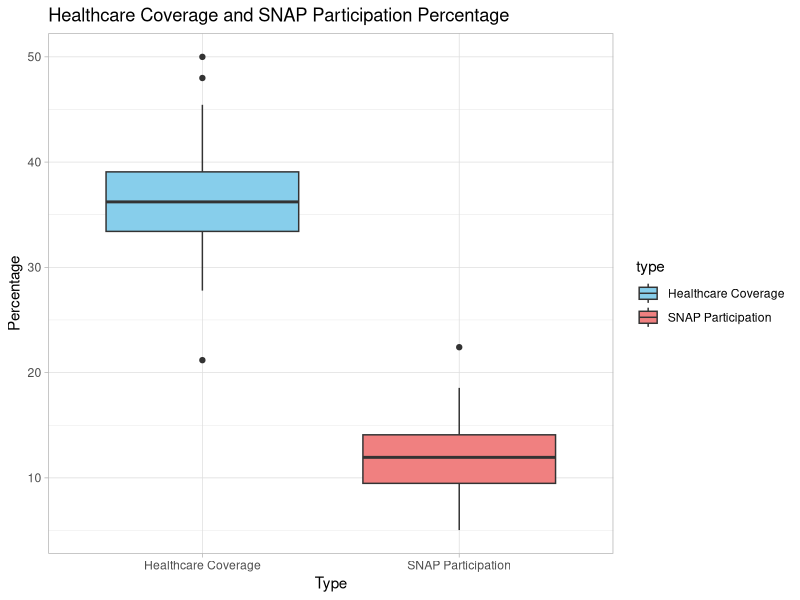
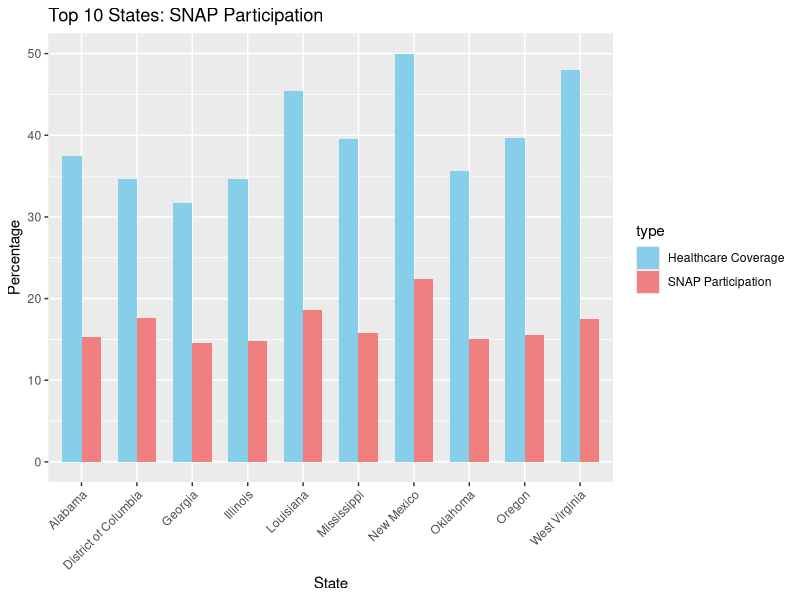
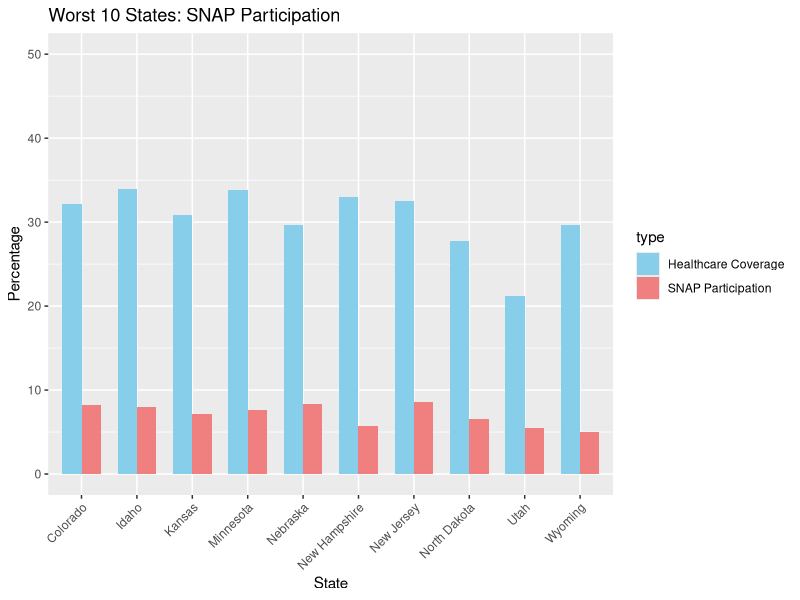
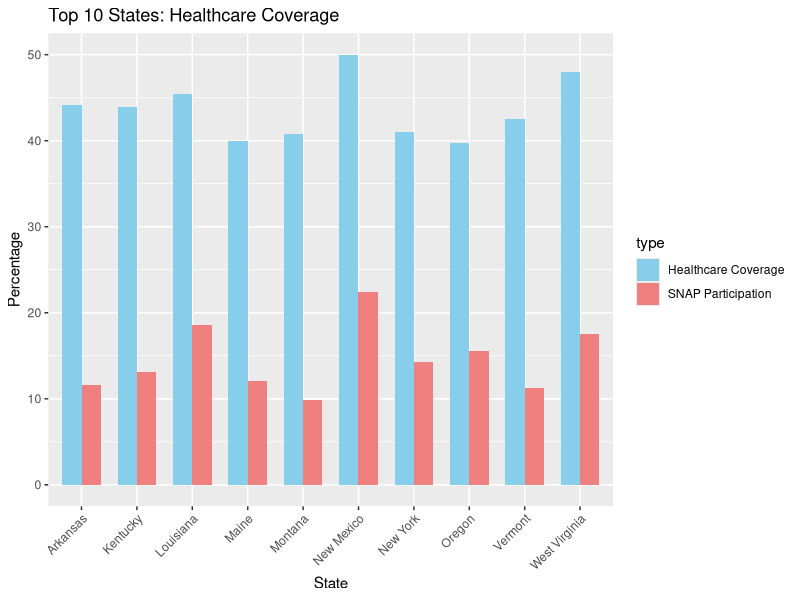
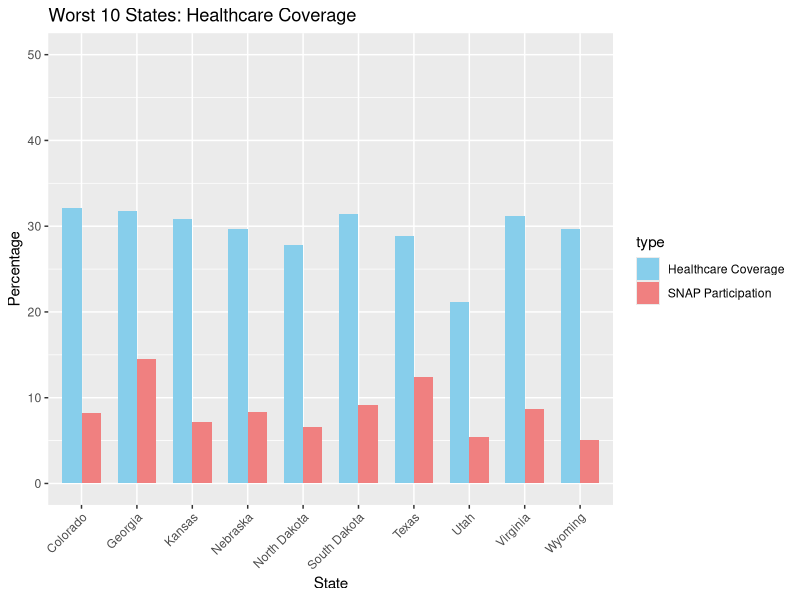
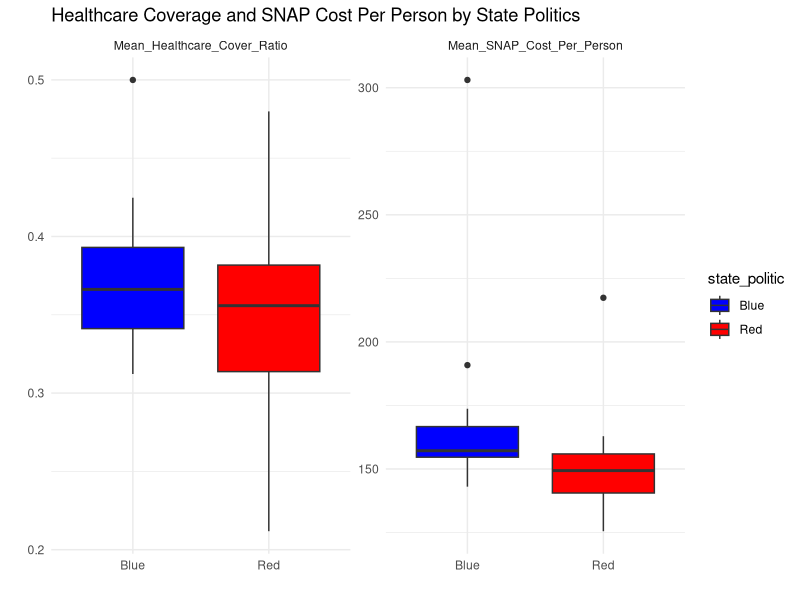
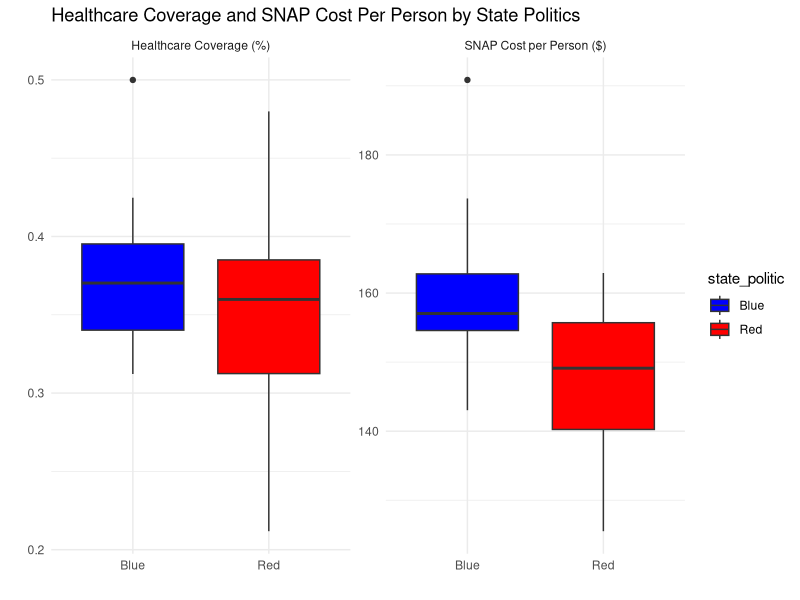
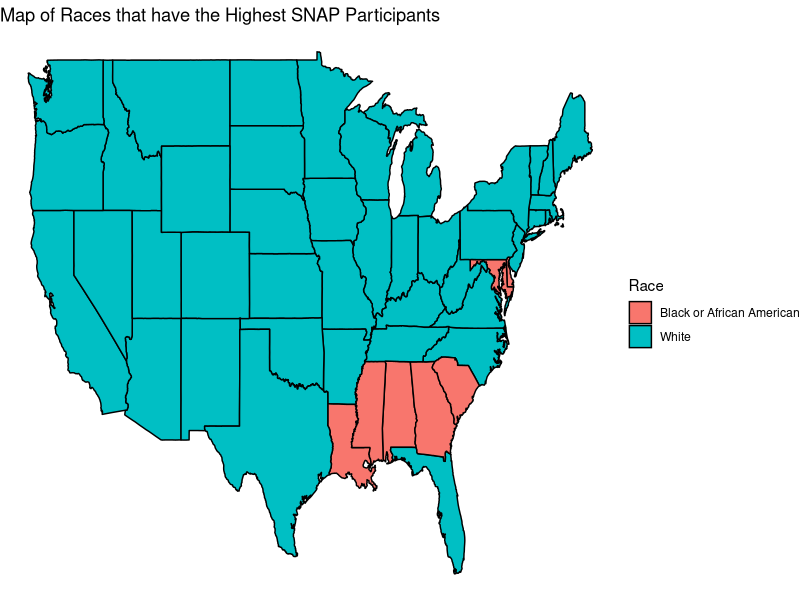

Recreate these plots in R, in order. (Note: this script raises an error after producing the figures.)
## ---- chunk 1

library(tidyverse)
merged_data <- read_delim("merged_data.csv")
 
## ---- chunk 2
#I took the average of Total(population) for each state across the years to calculate the Average Population for each state. Then I added it to a new dataframe named SNAP_healthcare.
SNAP_healthcare <- merged_data %>%
  group_by(State) %>%
  summarise(`Average Population` = mean(`Total`))
## ---- chunk 3
#I took the average of SNAP Persons Participation for each state across the years. Then divided that by the Average Population to get the percentage of average SNAP participation for each state.
SNAP_participation <- merged_data %>%
  group_by(State) %>%
  summarise(Average_SNAP_Persons = mean(`SNAP Persons Participation`))

SNAP_healthcare <- left_join(SNAP_healthcare, SNAP_participation, by = "State")

SNAP_healthcare$snap_participation_percent <- (SNAP_healthcare$Average_SNAP_Persons / SNAP_healthcare$`Average Population`) * 100

head(SNAP_healthcare)
## ---- chunk 4
#Calculating the percentage of healthcare coverage for each state, and then computing the average healthcare coverage across all the years.
healthcare_coverage <- merged_data %>%
  mutate(Healthcare_Coverage_Percentage = (`With public health coverage` / Total * 100))

average_healthcare_coverage <- healthcare_coverage %>%
  group_by(State) %>%
  summarise(Average_Healthcare_Coverage_Percentage = mean(Healthcare_Coverage_Percentage, na.rm = TRUE))
## ---- chunk 5
#Merging the dataset with average SNAP participation percentage and the dataset with average healthcare coverage percentage.
merged_SNAP_healthcare <- merge(average_healthcare_coverage, SNAP_healthcare, by = "State")

head(merged_SNAP_healthcare) ## summarization data frame

percentage <- merged_SNAP_healthcare %>% 
  select(State, Average_Healthcare_Coverage_Percentage, snap_participation_percent) %>% 
  rename(`Healthcare Coverage` = Average_Healthcare_Coverage_Percentage,
         `SNAP Participation` = snap_participation_percent)
## ---- chunk 6
#I reshaped the percentage data into long-form.
percentage_long <- percentage %>%
  pivot_longer(cols = -State, names_to = "type", values_to = "percentage")

head(percentage_long)
## ---- chunk 7
#Plotting a boxplot using long form
plotHealthSnap <- ggplot(percentage_long, aes(x = type, y = percentage, fill = type)) +
  geom_boxplot() +
  scale_fill_manual(values = c("Healthcare Coverage" = "skyblue", "SNAP Participation" = "lightcoral")) +
  labs(title = "Healthcare Coverage and SNAP Participation Percentage",
       x = "Type",
       y = "Percentage") +
  theme_light()
print(plotHealthSnap)  
## ---- chunk 8
#Ranking the states by SNAP participation percentage.
merged_SNAP_healthcare <- merged_SNAP_healthcare %>%
  mutate(Rank_SNAP_Participation = rank(-snap_participation_percent))

head(merged_SNAP_healthcare) %>% 
  select(State, Rank_SNAP_Participation)

top_10_states <- merged_SNAP_healthcare %>%
  filter(Rank_SNAP_Participation <= 10) %>%
  arrange(snap_participation_percent)

worst_10_states <- merged_SNAP_healthcare %>%
  filter(Rank_SNAP_Participation > n_distinct(State) - 10) %>%
  arrange(desc(snap_participation_percent))
## ---- chunk 9
#Graphing the top 10 and worst 10 states based on SNAP participation.
top_states <- percentage_long %>%
  filter(State %in% top_10_states$State)

ggplot(top_states, aes(x = State, y = percentage, fill = type)) +
  geom_bar(stat = "identity", position = "dodge", width = 0.7) +
  labs(title = "Top 10 States: SNAP Participation",
       x = "State", y = "Percentage") +
  theme(axis.text.x = element_text(angle = 45, hjust = 1)) +
  scale_fill_manual(values = c("Healthcare Coverage" = "skyblue", "SNAP Participation" = "lightcoral"))
## ---- chunk 10
worst_states <- percentage_long %>%
  filter(State %in% worst_10_states$State)

ggplot(worst_states, aes(x = State, y = percentage, fill = type)) +
  geom_bar(stat = "identity", position = "dodge", width = 0.7) +
  labs(title = "Worst 10 States: SNAP Participation",
       x = "State", y = "Percentage") +
  theme(axis.text.x = element_text(angle = 45, hjust = 1)) +
  scale_fill_manual(values = c("Healthcare Coverage" = "skyblue", "SNAP Participation" = "lightcoral")) +
  scale_y_continuous(breaks = seq(0, 50, by = 10), limits = c(0, 50))
## ---- chunk 11
#Ranking the states based on healthcare coverage percentage.
merged_SNAP_healthcare <- merged_SNAP_healthcare %>%
  mutate(Rank_Healthcare_Coverage = rank(-`Average_Healthcare_Coverage_Percentage`))

top_10_healthcare <- merged_SNAP_healthcare %>%
  filter(Rank_Healthcare_Coverage <= 10) %>%
  arrange(`Average_Healthcare_Coverage_Percentage`)

worst_10_healthcare <- merged_SNAP_healthcare %>%
  filter(Rank_Healthcare_Coverage > n_distinct(State) - 10) %>%
  arrange(desc(`Average_Healthcare_Coverage_Percentage`))
## ---- chunk 12
#Graphing the top 10 and worst 10 states based on healthcare coverage.
top_healthcare_states <- percentage_long %>%
  filter(State %in% top_10_healthcare$State)

ggplot(top_healthcare_states, aes(x = State, y = percentage, fill = type)) +
  geom_bar(stat = "identity", position = "dodge", width = 0.7) +
  labs(title = "Top 10 States: Healthcare Coverage",
       x = "State", y = "Percentage") +
  theme(axis.text.x = element_text(angle = 45, hjust = 1)) +
  scale_fill_manual(values = c("Healthcare Coverage" = "skyblue", "SNAP Participation" = "lightcoral"))
## ---- chunk 13
worst_healthcare_states <- percentage_long %>%
  filter(State %in% worst_10_healthcare$State)

ggplot(worst_healthcare_states, aes(x = State, y = percentage, fill = type)) +
  geom_bar(stat = "identity", position = "dodge", width = 0.7) +
  labs(title = "Worst 10 States: Healthcare Coverage",
       x = "State", y = "Percentage") +
  theme(axis.text.x = element_text(angle = 45, hjust = 1)) +
  scale_fill_manual(values = c("Healthcare Coverage" = "skyblue", "SNAP Participation" = "lightcoral")) +
  scale_y_continuous(breaks = seq(0, 50, by = 10), limits = c(0, 50))
## ---- chunk 14
red_states <- c("Alabama", "Alaska", "Arkansas", "Florida", "Idaho", "Indiana", 
                "Iowa", "Kansas", "Kentucky", "Louisiana", "Mississippi", "Missouri", 
                "Montana", "Nebraska", "North Carolina", "North Dakota", "Ohio", 
                "Oklahoma", "South Carolina", "South Dakota", "Tennessee", "Texas", 
                "Utah", "West Virginia", "Wyoming")

blue_states <- c("Arizona", "California", "Colorado", "Connecticut", "Delaware", 
                 "District of Columbia", "Georgia", "Hawaii", "Illinois", "Maine", 
                 "Maryland", "Massachusetts", "Michigan", "Minnesota", "Nevada", 
                 "New Hampshire", "New Jersey", "New Mexico", "New York", "Oregon", 
                 "Pennsylvania", "Rhode Island", "Vermont", "Virginia", "Washington", 
                 "Wisconsin")


merged_data_Ella <- merged_data %>%
  select(State, Year, `Total`, `With public health coverage`,  `SNAP Cost Per Persons`, `SNAP Cost Per Household`) %>%
  mutate(healthcarecover_ratio = `With public health coverage` / `Total`,
         state_politic = case_when(
           State %in% red_states ~ "Red",
           State %in% blue_states ~ "Blue",
           TRUE ~ "Other" 
         )) %>%
  group_by(State, state_politic) %>%
  summarise(
    Mean_Healthcare_Cover_Ratio = mean(healthcarecover_ratio, na.rm = TRUE),
    Mean_SNAP_Cost_Per_Person = mean(`SNAP Cost Per Persons`, na.rm = TRUE),
    Mean_SNAP_Cost_Per_Household = mean(`SNAP Cost Per Household`),
    .groups = "drop" 
  )

head(merged_data_Ella,5)

## ---- chunk 15

# Reshape the data for plotting
long_data <- merged_data_Ella %>%
  pivot_longer(cols = c("Mean_Healthcare_Cover_Ratio", "Mean_SNAP_Cost_Per_Person"),
               names_to = "Metric", values_to = "Value")

# Create the boxplot
ggplot(long_data, aes(x = state_politic, y = Value, fill = state_politic)) +
  geom_boxplot() +
  facet_wrap(~Metric, scales = "free_y") +
  labs(title = "Healthcare Coverage and SNAP Cost Per Person by State Politics", x= "", y="") +
  scale_fill_manual(values = c("Red" = "red", "Blue" = "blue")) +
  theme_minimal()


## ---- chunk 16


# Filter the data to include only SNAP cost per person under $200
filtered_data <- merged_data_Ella %>%
  filter(Mean_SNAP_Cost_Per_Person < 200)

# Reshape the data for plotting
long_data <- filtered_data %>%
  pivot_longer(cols = c("Mean_Healthcare_Cover_Ratio", "Mean_SNAP_Cost_Per_Person"),
               names_to = "Metric", values_to = "Value")

# Create the boxplot
ggplot(long_data, aes(x = state_politic, y = Value, fill = state_politic)) +
  geom_boxplot() +
  facet_wrap(~Metric, scales = "free_y", labeller = as_labeller(c(Mean_Healthcare_Cover_Ratio = "Healthcare Coverage (%)", Mean_SNAP_Cost_Per_Person = "SNAP Cost per Person ($)"))) +
  labs(title = "Healthcare Coverage and SNAP Cost Per Person by State Politics", x= "", y="") +
  scale_fill_manual(values = c("Red" = "red", "Blue" = "blue")) +
  theme_minimal()

## ---- chunk 17
##Calculations
#To find the indices and names of columns in the data set
printNameIndices <- function(dataSet) {
  colIndices <- 1:ncol(dataSet)
  colNames <- names(dataSet)
  colNamesIndices <- paste(colIndices, colNames, sep = ": ")
  cat(colNamesIndices, sep = "\n")
}

#To select the columns I need
selectedMergeRace <- merged_data %>%
  select(1, 13:16, 18, 19) %>%
  na.omit(merged_data)

#Reshape data into long form
reshapeSNAP <- selectedMergeRace %>%
  pivot_longer(
    cols = c(-State),
    names_to = "Race",
    values_to = "Snap_Count"
  )

#Rename values
reshapeSNAP <- reshapeSNAP %>%
  mutate(Race = recode(Race,
      "White_alone" = "White",
      "Black or African American alone" = "Black or African American",
      "Alaska Native alone" = "Alaska Native",
      "American Indian alone" = "Indigenous People",
      "Asian alone" = "Asian",
      "Native Hawaiian and Other Pacific Islander alone" = "Native Hawaiian or PI"))

#Ranking races by who uses the SNAP program the most within each state
rankRaceWithinStates <- reshapeSNAP %>%
  group_by(State) %>%
  arrange(desc(Snap_Count), .by_group = TRUE) %>%
  mutate(rank = row_number()) %>%
  arrange(rank)

#Grouping Snap_Count by Race
sumSNAPbyRace <- reshapeSNAP %>%
  group_by(Race) %>%
  mutate(SumSNAPcount = sum(Snap_Count)) %>%
  distinct(SumSNAPcount) %>%
  arrange(SumSNAPcount)
## ---- chunk 18
##Map Plotting

library(maps)

states_map <- map_data("state")
states_map$region <- tolower(states_map$region)

#Consistency
rankRaceWithinStates$State <- tolower(rankRaceWithinStates$State)

#Create new data frame of the highest race in each state for mapping
highestRaceSNAP <- left_join(states_map, rankRaceWithinStates[1:51, ], by = c("region" = "State"))

#Plotting a US map with the race that has the highest SNAP participation
raceMap <- ggplot(highestRaceSNAP, aes(x = long, y = lat, group = group, fill = factor(Race))) +
  geom_polygon(color = "black") +
  theme_void() +
  labs(title = "Map of Races that have the Highest SNAP Participants",
       fill = "Race")
print(raceMap)
## ---- chunk 19
#Bar Plotting
#Plotting a Bar plot to compare the race groups nationally
raceBar <- ggplot(sumSNAPbyRace) +
  geom_col(aes(x = Race, y = SumSNAPcount, fill = Race)) +
  scale_fill_manual(values = c("red", "blue", "green", "orange", "purple","lightblue")) +
  labs(title = "SNAP Enrollment Across Racial Groups",
       x = "Race",
       y = "Number of Snap Participants") +
  theme(axis.text.x = element_text(angle = 45, hjust = 1, size = 10))
print(raceBar)
## ---- chunk 20
# I filtered the data for the highest 20 states. I just wanted to focus on 20 states.
top_10_states <- merged_data %>%
  group_by(State) %>%
  summarize(avg_participation = mean(`SNAP Household Participation`, na.rm = TRUE)) %>%
  top_n(10, wt = avg_participation) %>%
  pull(State)
## ---- chunk 21
filtered_data <- merged_data %>%
  filter(State %in% top_10_states)
# Made in order levels year based on the SNAP participation average.
filtered_data$Year <- factor(filtered_data$Year, levels = unique(filtered_data$Year[order(-filtered_data$`SNAP Household Participation`)]))

## ---- chunk 22
# Calculated the SNAP participation average for each state. 
avg_participation_per_state <- filtered_data %>%
  group_by(State) %>%
  summarize(avg_participation = mean(`SNAP Household Participation`, na.rm = TRUE))

## ---- chunk 23
# I reordered the states based on the SNAP participation average.
filtered_data$State <- factor(filtered_data$State, levels = avg_participation_per_state$State[order(avg_participation_per_state$avg_participation)])
# Also I made a color palette with the same order as the levels of Year.
color_palette <- RColorBrewer::brewer.pal(5, "Set1")[order(levels(filtered_data$Year))]
## ---- chunk 24
# Bar for SNAP participation in the highest 10 states
snap_bar_top_10 <- ggplot(filtered_data, aes(x = State, y = `SNAP Household Participation`, fill = Year)) +
  geom_bar(stat = "identity", position = "dodge") +
  labs(title = "SNAP Participation in Top 10 States",
       x = "State",
       y = "SNAP Household Participation",
       fill = "Year") +
  scale_y_continuous(labels = scales::label_number_si()) +
  theme_minimal() +
  theme(axis.text.x = element_text(angle = 45, hjust = 1)) 
  

print(snap_bar_top_10)

#The year label on the bar side represent the in order of the years how snap went upward and downward for the past five years with it's color. 

